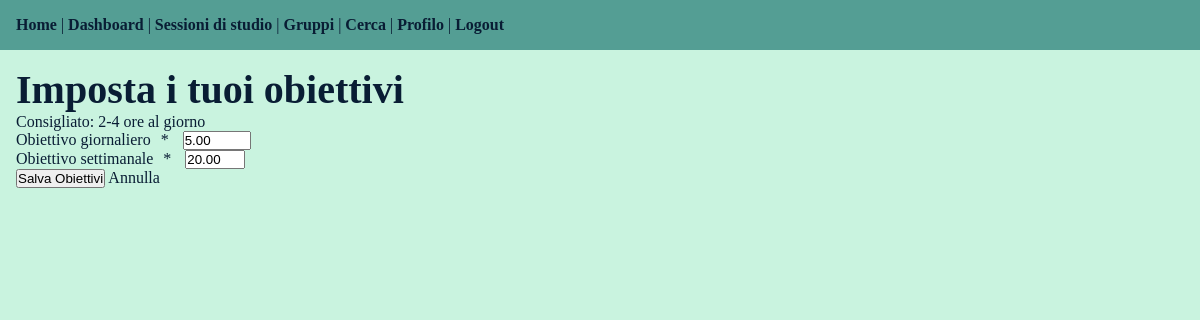
The app's page /users/profile/set-goal/ (signed in), older data.
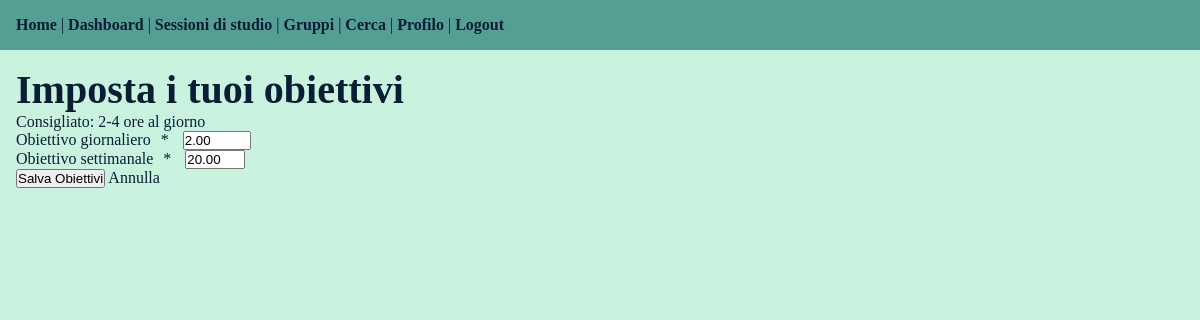
The same page, newer data.
### users/models.py (models this page shows, shortened)
class CustomUser(AbstractUser):
    USER_TYPE = (('Student', 'student'), ('Professional', 'professional'))
    user_type = models.CharField(max_length=20, choices=USER_TYPE, default='student')
    profile_picture = models.ImageField(upload_to='pfp', default='/pfp/nopfp.jpg')
    expertise_field = models.CharField(max_length=100, blank=True, null=True)
    bio = models.CharField(max_length=500, blank=True)
    daily_goal_hours = models.DecimalField(max_digits=4, decimal_places=2, default = 1, validators=[MinValueValidator(1.0), MaxValueValidator(24.0)]) #per impostare gli obiettivi personali
    weekly_goal_hours = models.DecimalField(max_digits=5, decimal_places=2, default = 1, validators=[MinValueValidator(1.0), MaxValueValidator(168.0)])
    friends = models.ManyToManyField('self', through='social.Friendship', symmetrical=True, blank = True, related_name='friend_of')

### users/views.py (the view)
# urls.py: path('profile/set-goal/', views.set_goal, name="set_goal"),
@login_required
def set_goal(request):
    if request.method=='POST':
        form = GoalSettingsForm(request.POST, instance=request.user)
        if form.is_valid():
            form.save()
            messages.success(request, 'obiettivo aggiunto')
            return redirect('users:profile')
    else:
        form = GoalSettingsForm(instance=request.user)
    return render(request, 'users/set_goal.html', {'form':form})

### users/forms.py
class GoalSettingsForm(forms.ModelForm):
    class Meta:
        model = CustomUser
        fields = ['daily_goal_hours', 'weekly_goal_hours']
        labels = {'daily_goal_hours': 'Obiettivo giornaliero', 'weekly_goal_hours': 'Obiettivo settimanale'}
        widgets = {'daily_goal_hours': forms.NumberInput(attrs={'step': '0.5', 'min': '0.0', 'max': '24'}), 'weekly_goal_hours': forms.NumberInput(attrs={'step': '1', 'min': '0.0', 'max': '168'})}

### users/templates/users/set_goal.html (shortened to what this page needs)
{% extends 'dashboard.html' %}
{% load crispy_forms_tags %}
{% block content %}
<div>
    <h2>Imposta i tuoi obiettivi</h2>
    <p>Consigliato: 2-4 ore al giorno </p>
            <form method="post">
                {{ form|crispy }}
                <button type="submit" >Salva Obiettivi</button>
                <a href="{% url 'users:profile' %}">Annulla</a>
            </form>
 </div>
{% endblock %}

Row changes from the older to the newer data that the page shows:
changed CustomUser: daily_goal_hours "5.00" → "2.00"
